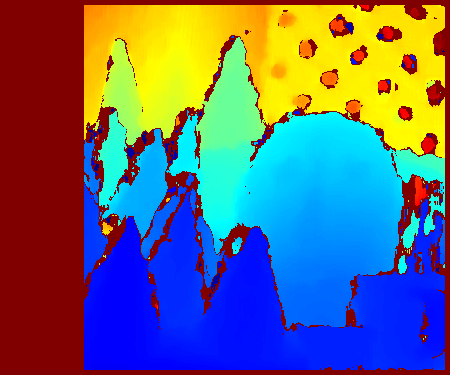
#> input picture depthmap.png, 450 x 375 px, found by its file name
$ python polyfromdepthmap.py
#> lines starting #> are read from the running program, lines starting #| are printed output that depends on the picture
import numpy as np
import cv2
import matplotlib.pyplot as plt
from mpl_toolkits.mplot3d import Axes3D

# Load the depth map
depth_map_normalized = cv2.imread('depthmap.png', cv2.IMREAD_GRAYSCALE)
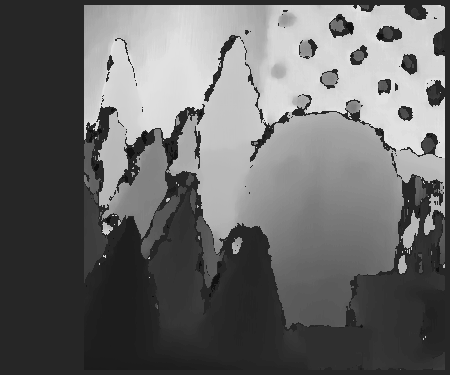
#> depth_map_normalized: shape (375, 450); min 14, max 225, mean 104.2

# Normalize the depth map to a range of 0 to 1

# Get the height and width of the depth map
height, width = depth_map_normalized.shape
#> height = 375; width = 450

# Create a meshgrid of (x, y) coordinates
x = np.linspace(0, width - 1, width)
#> x = 450 values from 0 to 449
y = np.linspace(0, height - 1, height)
#> y = 375 values from 0 to 374
x, y = np.meshgrid(x, y)

# Flatten the arrays for plotting
x_flat = x.flatten()
y_flat = y.flatten()
z_flat = depth_map_normalized.flatten()

# Save to .ply file
def save_ply(x, y, z, filename):
#> called with x = array of shape (168750,), y = array of shape (168750,), z = array of shape (168750,), filename = 'depthmap.ply'
    with open(filename, 'w') as file:
        file.write("ply\n")
        file.write("format ascii 1.0\n")
        file.write(f"element vertex {len(x)}\n")
        file.write("property float x\n")
        file.write("property float y\n")
        file.write("property float z\n")
        file.write("end_header\n")
        for xi, yi, zi in zip(x, y, z):
            file.write(f"{xi} {yi} {zi}\n")

save_ply(x_flat, y_flat, z_flat, 'depthmap.ply')

# Optional: To verify, you can load the .ply file using an external viewer or library

# To plot and save a visual representation of the 3D scatter plot
fig = plt.figure(figsize=(10, 7))
ax = fig.add_subplot(111, projection='3d')
ax.scatter(x_flat, y_flat, z_flat, c=z_flat, cmap='viridis', marker='.')
ax.set_xlabel('X')
ax.set_ylabel('Y')
ax.set_zlabel('Depth (Z)')
ax.set_title('3D Scatter Plot from Depth Map')
plt.show()
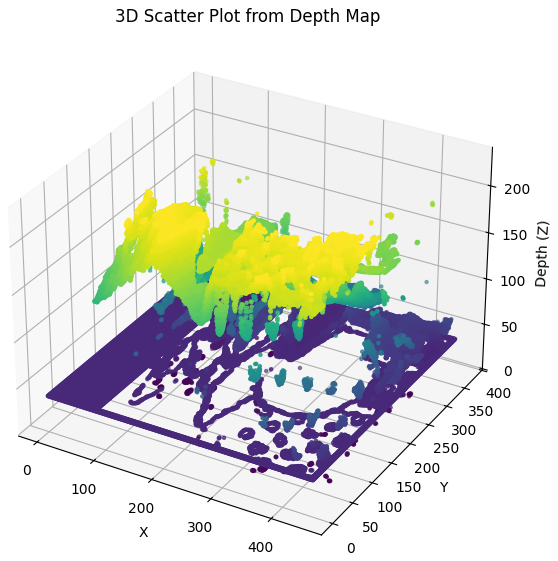
#> figure drawn by matplotlib, 1 panel
